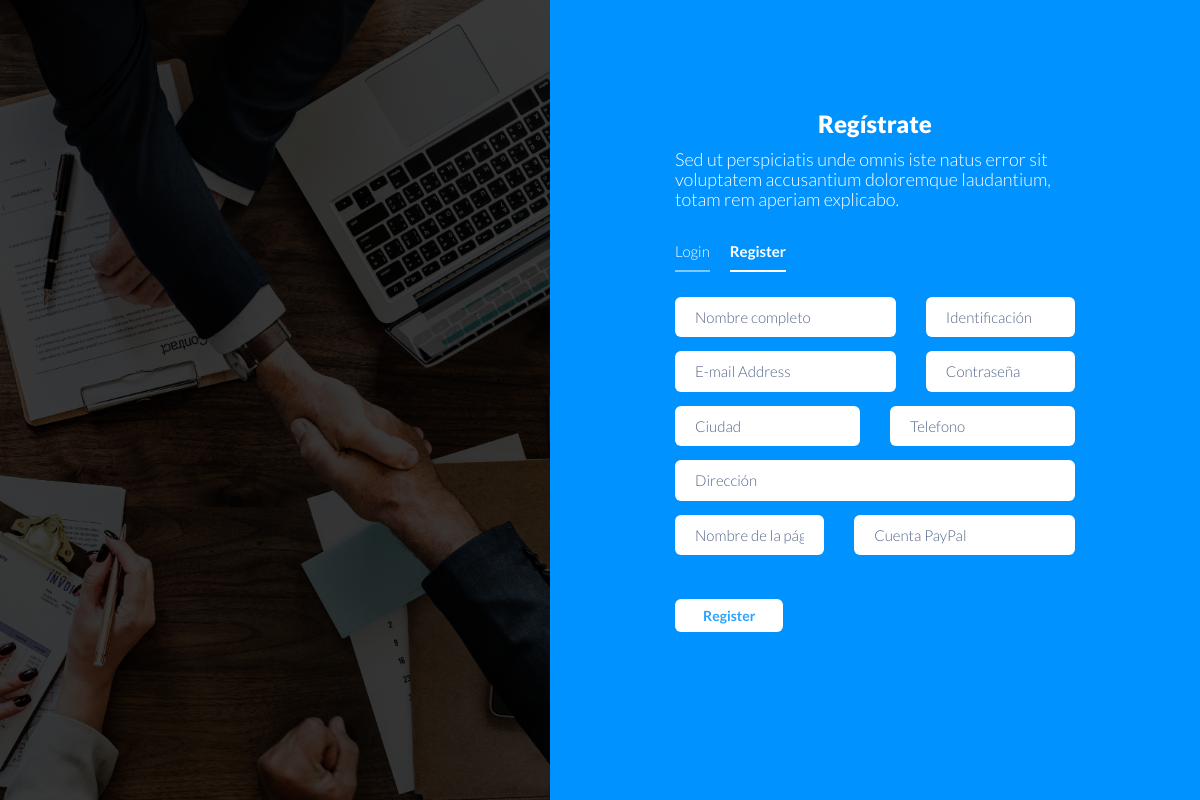
Before: /index.php/service with the older database file.
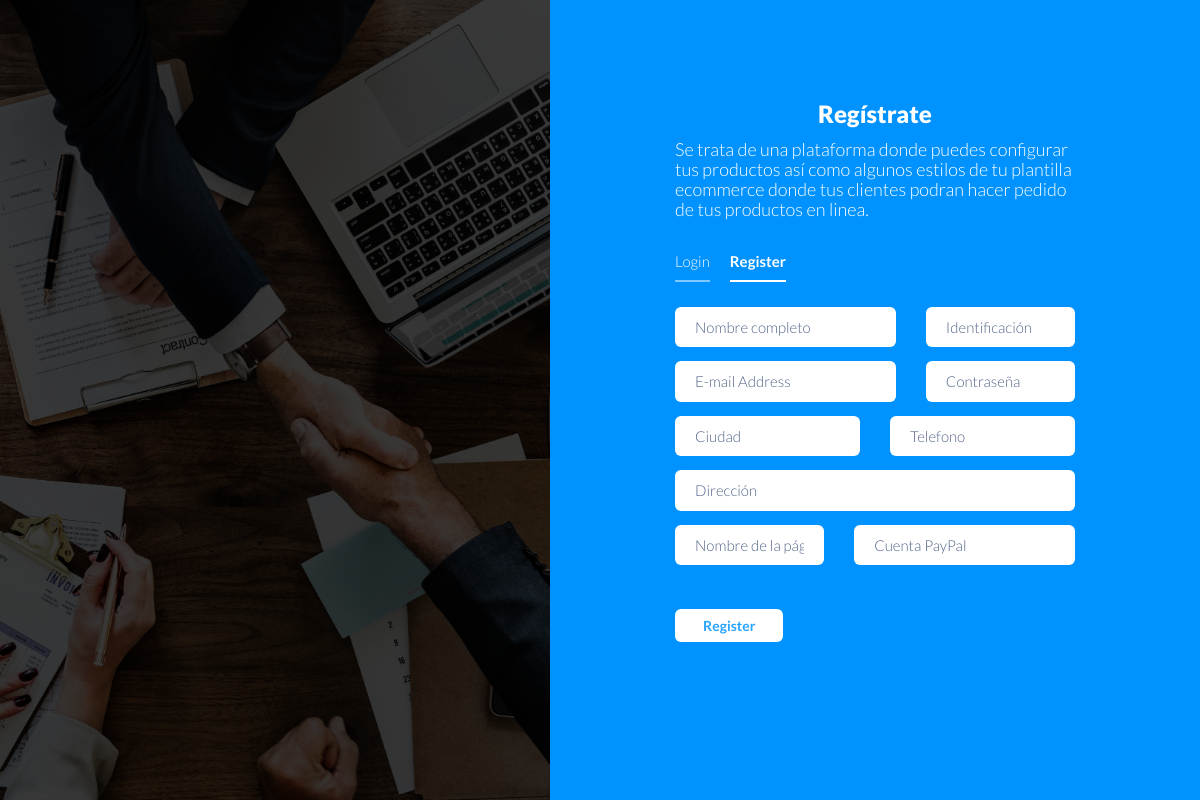
After: the same page with the newer database file.
### tables this page shows
CREATE TABLE `baseo_oficial` (
  `id` int(11) NOT NULL AUTO_INCREMENT,
  `correo_contact` varchar(100) DEFAULT NULL,
  `cel_contact` double DEFAULT NULL,
  `logo` varchar(255) DEFAULT NULL,
  `nombre` varchar(60) DEFAULT NULL,
  `abreviacion` varchar(15) DEFAULT NULL,
  `nav_bg` varchar(10) DEFAULT NULL,
  `op1` varchar(30) DEFAULT NULL,
  `op2` varchar(30) DEFAULT NULL,
  `op3` varchar(30) DEFAULT NULL,
  `op4` varchar(30) DEFAULT NULL,
  `color` varchar(10) DEFAULT NULL,
  `fuente` varchar(100) DEFAULT NULL,
  `size` int(11) DEFAULT NULL,
  `search` varchar(50) DEFAULT NULL,
  `ban_1_title` varchar(255) DEFAULT NULL,
  `ban_1_text` text,
  `ban_1_url_vid` varchar(255) DEFAULT NULL,
  `ban_1_url_img` varchar(255) DEFAULT NULL,
  `ban_2_title` varchar(255) DEFAULT NULL,
  `ban_2_text` text,
  `ban_2_url_img` varchar(255) DEFAULT NULL,
  `sec_text` varchar(255) DEFAULT NULL,
  `pr900` double DEFAULT NULL,
  PRIMARY KEY (`id`)
);

### application/controllers/Service.php (called while the page is built, shortened)
<?php
class Service extends CI_Controller {
  function __construct(){
    $this->load->model('model_header');
    $this->load->model('model_service');
    $this->load->model('model_login');
    $this->load->model('model_informacion');
  }
  public function index()
  {
    $result['head']=$this->model_header->consultOficial(1);
    $result['service']=$this->model_service->consultService(1);
    $this->load->view('view_register',$result);
  }
}

### index.php (called while the page is built, shortened)
<?php
require_once BASEPATH.'core/CodeIgniter.php';

### application/models/Model_header.php (called while the page is built, shortened)
<?php
class Model_header extends CI_Model {
  public function consultOficial($id){
    $sql="SELECT * FROM baseo_oficial WHERE id='$id'";
    $query=$this->db->query($sql);
    return $query->row();
  }
}

### application/views/view_register.php (the view, shortened to what this page needs)
<!DOCTYPE html>
<html lang="en">
<head>
  <link rel="stylesheet" type="text/css" href="<?= base_url(); ?>loged/css/bootstrap.min.css">
  <link rel="stylesheet" type="text/css" href="<?= base_url(); ?>loged/css/fontawesome-all.min.css">
  <link rel="stylesheet" type="text/css" href="<?= base_url(); ?>loged/css/iofrm-style.css">
  <link rel="stylesheet" type="text/css" href="<?= base_url(); ?>loged/css/iofrm-theme1.css">
</head>
<body>
    <div class="form-body">
        <div class="row">
            <div class="img-holder">
                <div class="bg"></div>
            </div>
            <div class="form-holder">
                <div class="form-content">
                    <div class="form-items">
                        <h3>Regístrate</h3>
                        <p><?= $head->ban_2_text; ?></p>
                        <div class="page-links">
                            <a href="<?= base_url(); ?>">Login</a><a href="<?= base_url(); ?>/index.php/service" class="active">Register</a>
                        </div>
                        <form action="<?= base_url(); ?>index.php/service/register" method="post" enctype="multipart/form-data" onsubmit="return validarPasswd()">
                          <div class="row">
                            <div class="col-md-7">
                              <input class="form-control" type="text" name="nombres" placeholder="Nombre completo" required>
                            </div>
                            <div class="col-md-5">
                              <input class="form-control" type="number" name="cc" placeholder="Identificación" required>
                            </div>
                          </div>
                          <div class="row">
                            <div class="col-md-7">
                              <input class="form-control" type="email" name="email" placeholder="E-mail Address" required>
                            </div>
                            <div class="col-md-5">
                              <input class="form-control" type="password" name="pass" placeholder="Contraseña" required>
                            </div>
                          </div>
                          <div class="row">
                            <div class="col-md-6">
                              <input class="form-control" type="text" name="ciudad" placeholder="Ciudad" required>
                            </div>
                            <div class="col-md-6">
                              <input class="form-control" type="number" name="celular" placeholder="Telefono" required>
                            </div>
                          </div>
                          <div class="row">
                            <div class="col-md-12">
                              <input class="form-control" type="text" name="direccion" placeholder="Dirección" required>
                            </div>
                          </div>
                          <div class="row">
                            <div class="col-md-5">
                              <input class="form-control" type="text" name="page" id="pwd1" placeholder="Nombre de la página" required>
                            </div>
                            <div class="col-md-7">
                              <input class="form-control" type="email" name="paypal" placeholder="Cuenta PayPal" required>
                            </div>
                          </div>
                            <div class="form-button">
                                <button id="submit" type="submit" class="ibtn">Register</button>
                            </div>
                        </form>
                    </div>
                </div>
            </div>
        </div>
    </div>
</body>
</html>

Changed rows visible on the page:
changed baseo_oficial: ban_2_text "Sed ut perspiciatis unde omnis iste natus error sit voluptatem accusantium doloremque laudantium, totam rem aperiam explicabo." → "Se trata de una plataforma donde puedes configurar tus productos así como algunos estilos de tu plantilla ecommerce donde tus clientes podran hacer pedido de tus productos en linea."
